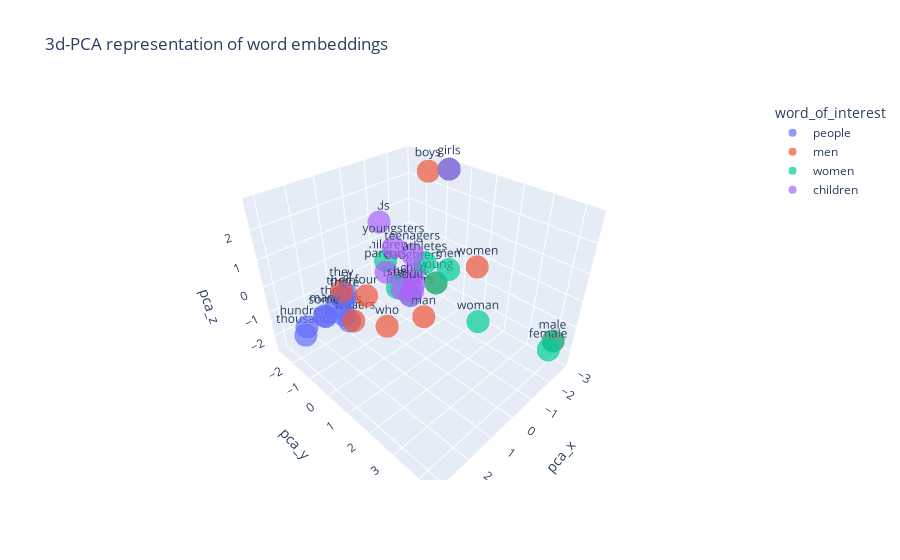

Write notebook code for a chart like this one.
### Markdown cell above
## Embedding visualization
In some cases we would like to visualize the embeddings we are working on. For example we may want to verify if each word in **words_of_interest** is close to their most similar embeddings, but the word vectors we chose have 300 dimensions!

In these cases, we can use dimensionality reduction techniques, such as PCA, to map the data into a lower-dimensional space.

### Code cell
from sklearn.decomposition import PCA
# pandas is a library for data analysis and manipulation, use particularly for tabular data (like in an excel)
import pandas as pd
import numpy as np
import plotly.express as px

words_of_interest = ["people", "men", "women", "children"]
# we make a single array with the top10 most similar words to those in words_of_interest
clusters=[]
for word in words_of_interest:
  clusters.extend([k for k,v in embeddings.most_similar(word)]) #embeddings.most_similar(word) outputs (word, similarity_score)
#k -> the similar word      v -> the cosine similarity between word and k
# we perform PCA on the list of top10 words
pca = PCA(n_components=3) #Perform 3d-PCA
embeddings_pca = pca.fit_transform(embeddings[clusters])

# we save the results of PCA in a dataframe (tabular format)
pca_df = pd.DataFrame(embeddings_pca, columns=["pca_x", "pca_y", "pca_z"])
# we add a column 'word' with the corresponding top10 words for each coordinates
pca_df["word"] = clusters
# we add a column 'word_of_interest' with the most similar word in words_of_interest
labels = np.array(words_of_interest).repeat(10)
pca_df["word_of_interest"] = labels

# we visualize the first 10 rows of the dataframe
print(pca_df.head(10))
# we create a plot
px.scatter_3d(pca_df, x='pca_x', y='pca_y', z='pca_z', color="word_of_interest", text="word", opacity=0.7, title="3d-PCA representation of word embeddings")

### Figure 1 — Plotly figure (JSON) as saved in the notebook; plotly's stock layout.template omitted (floating-point values rounded to 4 significant figures)
{"data": [{"hovertemplate": "word_of_interest=people<br>pca_x=%{x}<br>pca_y=%{y}<br>pca_z=%{z}<br>word=%{text}<extra></extra>", "legendgroup": "people", "marker": {"color": "#636efa", "opacity": 0.7, "symbol": "circle"}, "mode": "markers+text", "name": "people", "scene": "scene", "showlegend": true, "text": ["others", "those", "least", "many", "some", "all", "them", "thousands", "hundreds", "there"], "type": "scatter3d", "x": [2.258, 2.402, 2.438, 2.804, 2.997, 2.344, 2.186, 3.145, 3.135, 2.373], "y": [-0.2249, -0.3708, 0.2814, -0.3519, -0.08621, 0.1036, -0.3922, -1.095, -0.9377, 0.07351], "z": [-0.2147, 0.0985, -0.03498, -0.02679, 0.2608, 0.7833, 0.3407, -0.9766, -0.5565, 0.6113]}, {"hovertemplate": "word_of_interest=men<br>pca_x=%{x}<br>pca_y=%{y}<br>pca_z=%{z}<br>word=%{text}<extra></extra>", "legendgroup": "men", "marker": {"color": "#EF553B", "opacity": 0.7, "symbol": "circle"}, "mode": "markers+text", "name": "men", "scene": "scene", "showlegend": true, "text": ["women", "man", "soldiers", "who", "boys", "young", "male", "they", "girls", "four"], "type": "scatter3d", "x": [-1.14, 1.104, 2.165, 1.633, -2.098, -0.8733, -2.215, 2.122, -2.859, 1.937], "y": [1.946, 1.934, 0.09631, 0.9743, -1.034, 0.5495, 4.265, -0.4127, -0.8127, 0.5097], "z": [0.9272, 0.3023, -0.2953, -0.2954, 2.814, -0.1908, -1.212, 0.5031, 2.74, 0.7098]}, {"hovertemplate": "word_of_interest=women<br>pca_x=%{x}<br>pca_y=%{y}<br>pca_z=%{z}<br>word=%{text}<extra></extra>", "legendgroup": "women", "marker": {"color": "#00cc96", "opacity": 0.7, "symbol": "circle"}, "mode": "markers+text", "name": "women", "scene": "scene", "showlegend": true, "text": ["men", "girls", "female", "woman", "male", "mothers", "athletes", "she", "young", "children"], "type": "scatter3d", "x": [0.4178, -2.859, -1.869, -0.8766, -2.215, -1.988, 0.2324, 0.6548, -0.8733, -1.175], "y": [2.176, -0.8127, 4.33, 2.346, 4.265, -1.84, 1.121, 0.3667, 0.5495, -2.293], "z": [1.645, 2.74, -1.313, -0.7761, -1.212, -2.492, 1.322, 0.2891, -0.1908, -0.7189]}, {"hovertemplate": "word_of_interest=children<br>pca_x=%{x}<br>pca_y=%{y}<br>pca_z=%{z}<br>word=%{text}<extra></extra>", "legendgroup": "children", "marker": {"color": "#ab63fa", "opacity": 0.7, "symbol": "circle"}, "mode": "markers+text", "name": "children", "scene": "scene", "showlegend": true, "text": ["parents", "child", "kids", "daughters", "girls", "youngsters", "mothers", "adults", "teenagers", "babies"], "type": "scatter3d", "x": [-0.9415, -1.391, -1.288, -1.687, -2.859, -0.9856, -1.988, -1.133, -1.345, -1.691], "y": [-2.015, -1.033, -2.685, -1.356, -0.8127, -1.608, -1.84, -0.8213, -1.037, -2.015], "z": [-0.9859, -1.251, 0.6988, -1.098, 2.74, 0.2138, -2.492, -1.313, 0.01137, -2.107]}], "layout": {"legend": {"title": {"text": "word_of_interest"}, "tracegroupgap": 0}, "scene": {"domain": {"x": [0, 1], "y": [0, 1]}, "xaxis": {"title": {"text": "pca_x"}}, "yaxis": {"title": {"text": "pca_y"}}, "zaxis": {"title": {"text": "pca_z"}}}, "title": {"text": "3d-PCA representation of word embeddings"}}}
